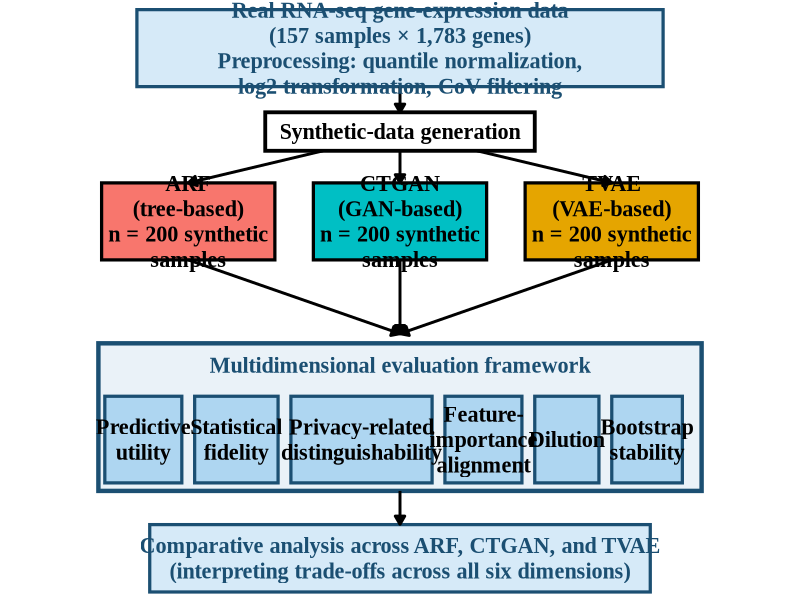

Here is the R script that generated this plot:
## ================================================================
## Fig.1 -- Overview of the proposed evaluation framework (workflow diagram)
## Reviewer 2, Major Comment 2
## ================================================================
suppressPackageStartupMessages({
  library(ggplot2)
  library(ragg)
})

## ---- EDIT THIS to your output folder ----
base_dir    <- Sys.getenv("SYNTH_EVAL_BASE_DIR", unset = ".")
figures_dir <- file.path(base_dir, "reviewer_revision", "all_generators", "figures")
dir.create(figures_dir, showWarnings = FALSE, recursive = TRUE)

FONT_FAMILY <- "Times New Roman"
FONT_PT     <- 16   ## intentionally larger than the 12pt used in the data figures --
                     ## this is a schematic diagram meant to be readable at a glance
TXT_SIZE    <- FONT_PT / .pt   ## ggplot2 geom_text size is in mm; .pt converts pt -> mm units

GENERATOR_COLORS <- c(ARF = "#F8766D", CTGAN = "#00BFC4", TVAE = "#E5A500")
BOOKEND_FILL   <- "#D6EAF8"   ## real-data / comparative-analysis boxes
BOOKEND_BORDER <- "#1B4F72"
FRAMEWORK_FILL <- "#EAF2F8"
FRAMEWORK_BORDER <- "#1B4F72"
METRIC_FILL    <- "#AED6F1"
METRIC_BORDER  <- "#1B4F72"
GREY_TXT       <- "#1B4F72"

## ---------- helper: rectangle + centered label ----------
rects  <- list()
labels <- list()
add_box <- function(x, y, w, h, text, fill = "white", color = "black", lw = 1.1,
                     textcolor = "black") {
  rects[[length(rects) + 1]] <<- data.frame(
    xmin = x - w/2, xmax = x + w/2, ymin = y - h/2, ymax = y + h/2,
    fill = fill, color = color, lw = lw
  )
  labels[[length(labels) + 1]] <<- data.frame(x = x, y = y, label = text, textcolor = textcolor)
}

## ---------- Stage 1: Real data ----------
add_box(50, 92, 82, 12,
        "Real RNA-seq gene-expression data\n(157 samples \u00d7 1,783 genes)\nPreprocessing: quantile normalization,\nlog2 transformation, CoV filtering",
        fill = BOOKEND_FILL, color = BOOKEND_BORDER, textcolor = GREY_TXT)

## ---------- Stage 2: Synthetic generation ----------
add_box(50, 79, 42, 6, "Synthetic-data generation", fill = "white", color = "black", lw = 1.3)

gen_y <- 65; gen_h <- 12
add_box(17, gen_y, 27, gen_h, "ARF\n(tree-based)\nn = 200 synthetic\nsamples", fill = GENERATOR_COLORS["ARF"])
add_box(50, gen_y, 27, gen_h, "CTGAN\n(GAN-based)\nn = 200 synthetic\nsamples", fill = GENERATOR_COLORS["CTGAN"])
add_box(83, gen_y, 27, gen_h, "TVAE\n(VAE-based)\nn = 200 synthetic\nsamples", fill = GENERATOR_COLORS["TVAE"])

## ---------- Stage 3: Evaluation framework outer box ----------
fw_top <- 46; fw_bot <- 23
add_box(50, (fw_top + fw_bot)/2, 94, fw_top - fw_bot, "", fill = FRAMEWORK_FILL,
        color = FRAMEWORK_BORDER, lw = 1.5)

## Non-uniform box widths: "distinguishability" is by far the longest word in
## this row, so it gets more width; short labels (Dilution, etc.) get less.
## This keeps everything on ONE row (matching the previously approved layout)
## while preventing the long word from overflowing its box.
metrics <- c("Predictive\nutility", "Statistical\nfidelity", "Privacy-related\ndistinguishability",
             "Feature-\nimportance\nalignment", "Dilution", "Bootstrap\nstability")
mx <- c(10, 24.5, 44, 63, 76, 88.5)
mw <- c(12, 13, 22, 12, 10, 11)
my <- 31; mh <- 13.5
for (i in seq_along(metrics)) {
  add_box(mx[i], my, mw[i], mh, metrics[i], fill = METRIC_FILL, color = METRIC_BORDER,
          textcolor = "black")
}

## ---------- Stage 4: Comparative analysis ----------
add_box(50, 12.5, 78, 10.5,
        "Comparative analysis across ARF, CTGAN, and TVAE\n(interpreting trade-offs across all six dimensions)",
        fill = BOOKEND_FILL, color = BOOKEND_BORDER, textcolor = GREY_TXT)

rects_df  <- do.call(rbind, rects)
labels_df <- do.call(rbind, labels)

## ---------- arrows ----------
arrows <- data.frame(
  x    = c(50,   38,   50,   62,   17,            50,            83,           50),
  y    = c(86,   76,   76,   76,   gen_y-gen_h/2, gen_y-gen_h/2, gen_y-gen_h/2, fw_bot),
  xend = c(50,   17,   50,   83,   50,            50,            50,           50),
  yend = c(82,   71,   71,   71,   47.5,          47.5,          47.5,         17.8)
)

p <- ggplot() +
  geom_rect(data = rects_df, aes(xmin = xmin, xmax = xmax, ymin = ymin, ymax = ymax),
            fill = rects_df$fill, color = rects_df$color, linewidth = rects_df$lw) +
  geom_segment(data = arrows, aes(x = x, y = y, xend = xend, yend = yend),
               linewidth = 1.0, color = "black",
               arrow = arrow(length = unit(0.24, "cm"), type = "closed")) +
  geom_text(data = labels_df, aes(x = x, y = y, label = label, color = textcolor),
            family = FONT_FAMILY, fontface = "bold", size = TXT_SIZE, lineheight = 0.95) +
  scale_color_identity() +
  annotate("text", x = 50, y = fw_top - 3.4, label = "Multidimensional evaluation framework",
           family = FONT_FAMILY, fontface = "bold", size = TXT_SIZE, color = FRAMEWORK_BORDER) +
  coord_fixed(xlim = c(0, 100), ylim = c(6, 99.5), expand = FALSE) +
  theme_void()

## Canvas scaled up ~1.15x (matching the 14->16pt font increase) so every box
## gets proportionally more physical room for the same text, without changing
## any box's relative size/position or any text content.
ggsave(file.path(figures_dir, "Fig1_Workflow_overview.png"), p,
       width = 11.5, height = 10.5, dpi = 600, device = ragg::agg_png, bg = "white")
cat("Saved Fig1_Workflow_overview.png\n")
